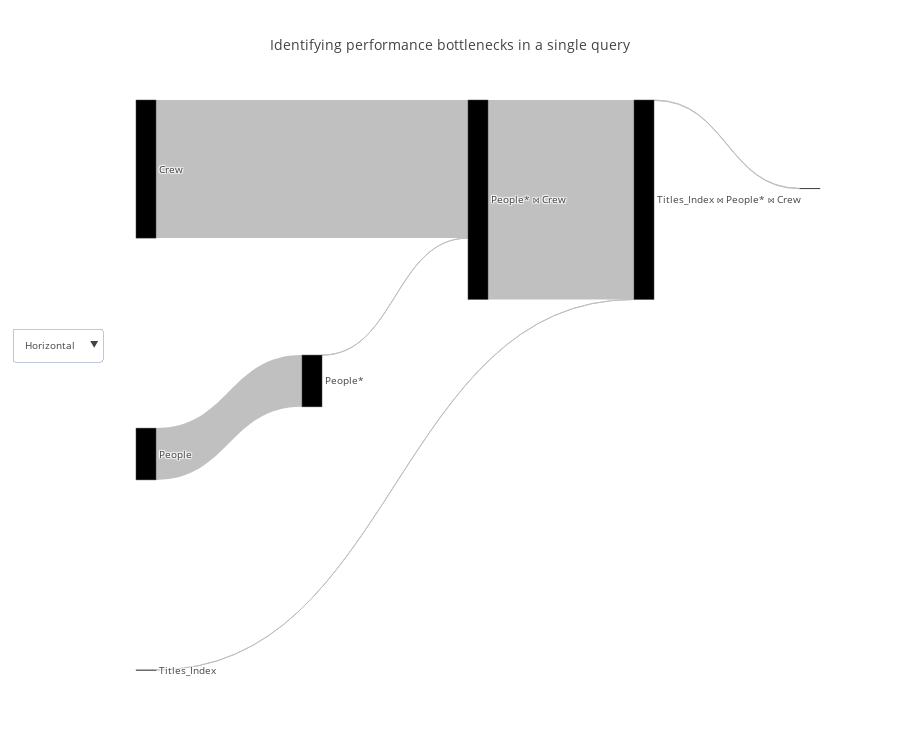

Source (notebook cell):
### Code cell
query_renderer.vizualize(cardinality_df, title="Identifying performance bottlenecks in a single query", metrics=["actual_duration"], open_=False)

### Figure 1 — Plotly figure (JSON) as saved in the notebook; plotly's stock layout.template omitted (floating-point values rounded to 4 significant figures)
{"data": [{"link": {"color": ["silver", "silver", "silver", "silver", "silver", "silver"], "label": ["", "", "Filter condition: (people.name = ANY ('{\"Owen Wilson\",\"Adam Sandler\",\"Jason Segel\"}'::text[]))", "", "Hash Cond ('Inner', '(crew.person_id = people.person_id)')", ""], "source": [0, 1, 2, 3, 4, 5], "target": [5, 2, 4, 4, 5, 6], "value": [1, 577, 1, 1538, 2221, 5]}, "node": {"color": [null, null, null, null, null, null], "label": ["Titles_Index", "People", "People*", "Crew", "People* ⋈ Crew", "Titles_Index ⋈ People* ⋈ Crew"], "pad": 200}, "orientation": "h", "type": "sankey", "valueformat": ",", "valuesuffix": [" Seconds", " Seconds", " Seconds", " Seconds", " Seconds", " Seconds"]}], "layout": {"font": {"size": 10}, "height": 750, "title": "Identifying performance bottlenecks in a single query", "updatemenus": [{"buttons": [{"args": ["orientation", "h"], "label": "Horizontal", "method": "restyle"}, {"args": ["orientation", "v"], "label": "Vertical", "method": "restyle"}], "y": 0.6}]}}
